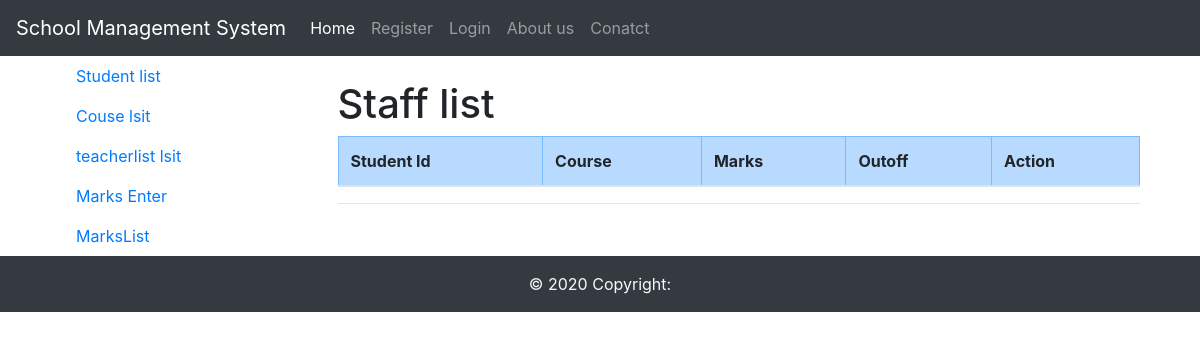
The app's page /MarksList, older data.
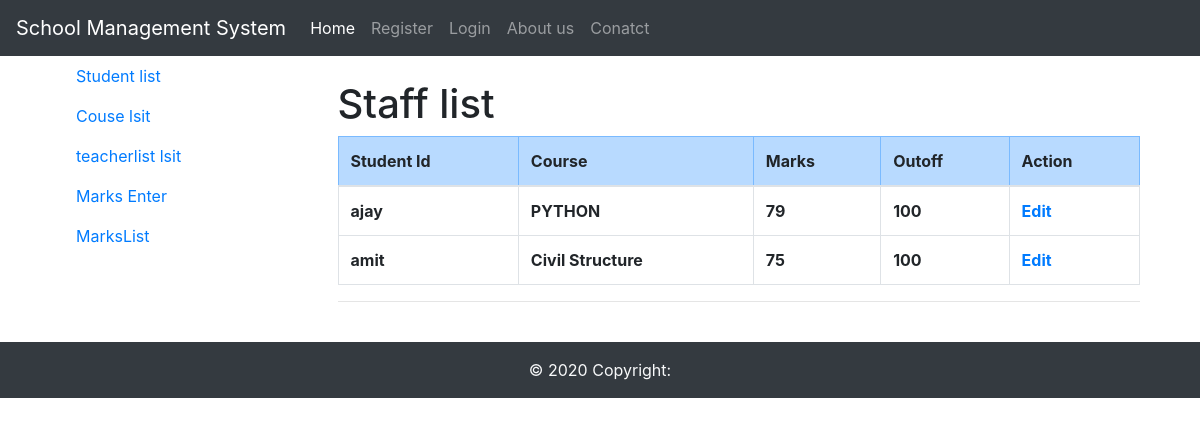
The same page, newer data.
### CollegeApp/models.py (models this page shows)
class Marks(models.Model):
    s_id=models.ForeignKey(UserModel,on_delete=models.CASCADE)
    c_id=models.ForeignKey(Course,on_delete=models.CASCADE)
    marks=models.IntegerField()
    out_of_m=models.IntegerField(default=100)

class Course(models.Model):
    Cname=models.CharField(max_length=120)
    img=models.ImageField(default="")
    clink=models.CharField(max_length=254)
    desc=models.CharField(max_length=150,default=None)
    branch=models.ForeignKey(BranchModel,on_delete=models.CASCADE)
    def __str__(s):
        return s.Cname

### CollegeApp/views.py (the view)
# urls.py: path('MarksList',v.MarksList),
def MarksList(request):
    marks=Marks.objects.all()
    return render(request,'Markslist.html',{'marks':marks})

### CollegeApp/models.py (called while the page is built)
    def __str__(s):
        return s.username

### CollegeApp/templates/Markslist.html
{%extends 'teacherhome.html'%}
 {% block teacher %}
<h1 class="text-justify">Staff list</h1>
<table class="table table-bordered">
    <thead>
<tr class="table-primary">
    <th>Student Id</th>
    <th>Course</th>
    <th>Marks</th>
    <th>Outoff</th>
    <th>Action</th>
</tr>
</thead>
{% for i in marks%}
<tr class="font-weight-bold">
<td>{{i.s_id}}</td>
<td>{{i.c_id}}</td>
<td>{{i.marks}}</td>
<td>{{i.out_of_m}}</td>
<td><a href="editmarks/{{i.id}}">Edit</a></td>
</tr>
{% endfor %}
</table>
<hr>
 {% endblock teacher %}

### CollegeApp/templates/teacherhome.html
{%extends 'base.html'%}
{%block main%}
<div class="container">
    <div class="row">
      <div class="col-sm-3">
      <ul class="nav flex-column ">
       <li class="nav-item">
        <a class="nav-link" href="slist">Student list</a>
      </li>
      <li class="nav-item">
        <a class="nav-link" href="clist">Couse lsit</a>
      </li>
      <li class="nav-item">
        <a class="nav-link" href="teacherlist">teacherlist lsit</a>
      </li>
      <li class="nav-item">
        <a class="nav-link" href="addMarks">Marks Enter</a>
      </li>
      <li class="nav-item">
        <a class="nav-link" href="MarksList">MarksList </a>
      </li>
</ul>
      </div>
      <div class="col-sm-9 my-4">
      {% block teacher %}
      {% endblock teacher %}
      </div>
    </div>
{%endblock%}

### CollegeApp/templates/base.html (shortened to what this page needs)
{%load static%}
<!DOCTYPE html>
<html lang="en">
  <head>
<link rel="stylesheet" href="https://cdnjs.cloudflare.com/ajax/libs/font-awesome/5.15.1/css/all.min.css">
    <link
      rel="stylesheet"
      href="https://stackpath.bootstrapcdn.com/bootstrap/4.3.1/css/bootstrap.min.css"
    />
  </head>
  <body>
    {%include 'navbar.html'%}
    <div class="container">
{% block main %}
{% endblock main %}
</div>
</div>
<div class="footer-copyright text-center py-3 bg-dark text-light " style="bottom: 0;width: 100vw;">© 2020 Copyright:
</div>
  </body>
</html>

### CollegeApp/templates/navbar.html (shortened to what this page needs)
<nav
  class="navbar sticky-top justify-content-end navbar-expand-lg navbar-dark bg-dark"
>
  <a class="navbar-brand" href="/">School Management System</a>
  <div class="collapse navbar-collapse" id="navbarNav">
    <ul class="navbar-nav justify-content-end">
      <li class="nav-item active">
        <a class="nav-link" href="/">Home</a>
      </li>
      {%if user.is_authenticated%}
      <li class="nav-item">
        <a class="nav-link" href="TEacherview">Teacher View</a>
      </li>
      <li class="nav-item">
        <a class="nav-link" href="lf">Apply for Leave</a>
      </li>
      <li class="nav-item">
        <a class="nav-link" href="appleav">Success for Leave</a>
      </li>
      {% else %}
      <li class="nav-item">
        <a class="nav-link" href="pregister">Register</a>
      </li>
      <li class="nav-item">
        <a class="nav-link" href="login">Login</a>
      </li>
      {% endif %}
      <li class="nav-item">
        <a class="nav-link" href="#">About us</a>
      </li>
      <li class="nav-item">
        <a class="nav-link" href="#">Conatct</a>
      </li>
    </ul>
  </div>
</nav>

Row changes from the older to the newer data that the page shows:
added Marks: s_id "ajay", c_id "PYTHON", marks "79", out_of_m "100"
added Marks: s_id "amit", c_id "Civil Structure", marks "75", out_of_m "100"
